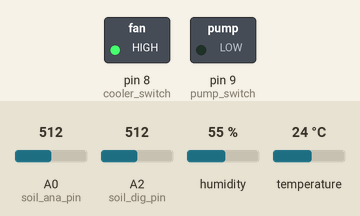
Recording of a sketch running on a simulated Arduino Uno, built with avr-gcc and run on an emulated ATmega328P. Parts: switched loads named in the sketch (green lamp = pin HIGH). The inputs (shaded band) are chosen by the test bench; at power-on: temperature 24 °C, A2 (soil_dig_pin) = 512, A0 (soil_ana_pin) = 512, humidity 55 %. What the sketch prints to the serial monitor is not drawn.

Above: at 1.8 s.
1.9 s: temperature set to 27 °C
At 3.4 s:
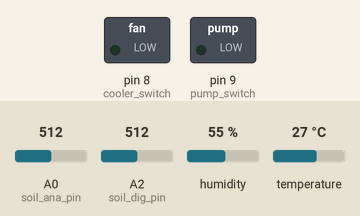
3.7 s: A2 (soil_dig_pin) set to 495
At 5.5 s:
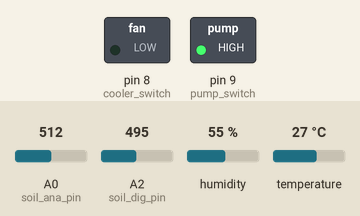
5.8 s: temperature set to 12 °C
At 7.7 s:
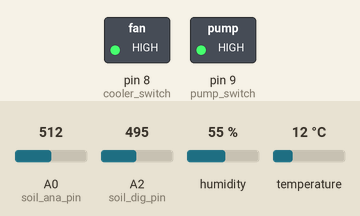
8.0 s: temperature set to 28 °C
At 9.8 s:
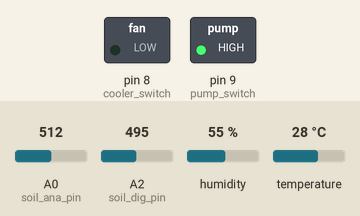
10.1 s: temperature set to 19 °C
At 12.0 s:
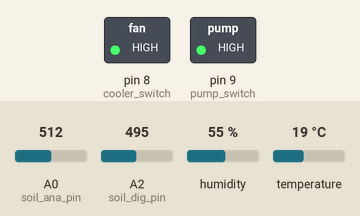
Timing chart, 0 to 13.3 s (numbered marks = the images above; inputs shaded):
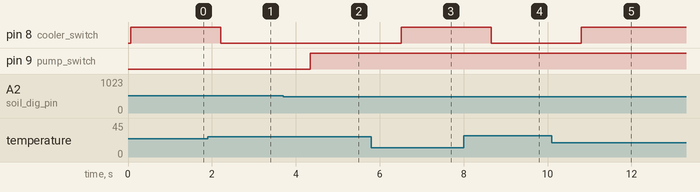

The sketch:

smart_green_house_v1.ino
```cpp
#include "DHT.h"
#define DHTPIN 3 // humidity tempt sensor pin
#define soil_ana_pin  A0	/* Soil moisture sensor O/P pin */
#define soil_dig_pin  2	/* Soil moisture sensor O/P pin */
#define DHTTYPE DHT11 // humidity tempt sensor type
#define threshold_moisture  50
#define threshold_temperature  25 //in celcius
#define threshold_humidity  40
#define range_moisture  10
#define range_temperature  10
#define range_humidity  10

DHT dht(DHTPIN, DHTTYPE);

float moisture_percentage;
int sensor_analog;
int cooler_switch = 8;
int pump_switch = 9;
//int led_red = 4;
//int led_green = 5;
//int led_blue = 6;

void setup() {
  // put your setup code here, to run once:
  Serial.begin(9600);	/* Define baud rate for serial communication */
  dht.begin(); // initialize the sensor
  pinMode(cooler_switch,OUTPUT);
  pinMode(pump_switch,OUTPUT);
  //pinMode(led_red,OUTPUT);
  //pinMode(led_green,OUTPUT);
  //pinMode(led_blue,OUTPUT);

  //digitalWrite(led_red,HIGH);
  //digitalWrite(led_green,HIGH);
  //digitalWrite(led_blue,HIGH);

}

void loop() {
  // put your main code here, to run repeatedly:

  // read humidity
  float humi  = dht.readHumidity();
  // read temperature as Celsius
  float tempC = dht.readTemperature();
  // read temperature as Fahrenheit
  float tempF = dht.readTemperature(true);
  //read soil moisture sensor
  sensor_analog = analogRead(soil_ana_pin);
  sensor_analog = analogRead(soil_dig_pin);
  //convert to suitable units
  moisture_percentage = ( 100 - ( (sensor_analog/1023.00) * 100 ) );
  // check if any reads failed (tempt humd sensor) and print results
  if (isnan(humi) || isnan(tempC) || isnan(tempF)) {
    Serial.println("Failed to read from DHT sensor!");
  }
  else {
    Serial.print("Humidity: ");
    Serial.print(humi);
    Serial.print("%");

    Serial.print("  |  ");

    Serial.print("Temperature: ");
    Serial.print(tempC);
    Serial.print("°C ~ ");
    Serial.print(tempF);
    Serial.println("°F");


  Serial.print("  |  ");
  //print soil moisture results
  Serial.print("Moisture Percentage = ");
  Serial.print(moisture_percentage);
  Serial.print("%\n\n");

  if(moisture_percentage>=threshold_moisture){
    digitalWrite(pump_switch,HIGH);
    Serial.print("Stopping water pump");
  }
  else if(moisture_percentage<threshold_moisture){
    digitalWrite(pump_switch,LOW);
    Serial.print("Starting water pump");

  }
  if(tempC>threshold_temperature){
    digitalWrite(cooler_switch,LOW);
    Serial.print("Starting cooler");
  }
  else if(tempC<=threshold_temperature){
    digitalWrite(cooler_switch,HIGH);
    Serial.print("Stopping cooler");
  }

}
delay(1000);
}
```

Measured:
- the behaviour switches between 25 and 26 °C on temperature (found by bisection; images 0 and 1)
- the behaviour switches between 512 and 511 on A2 (soil_dig_pin) (found by bisection; images 1 and 2)
- after the input at 1.9 s, pin 8 (cooler_switch): HIGH → LOW after 0.32 s
- after the input at 3.7 s, pin 9 (pump_switch): LOW → HIGH after 0.64 s
- after the input at 5.8 s, pin 8 (cooler_switch): LOW → HIGH after 0.71 s
- after the input at 8.0 s, pin 8 (cooler_switch): HIGH → LOW after 0.66 s
- after the input at 10.1 s, pin 8 (cooler_switch): LOW → HIGH after 0.70 s
